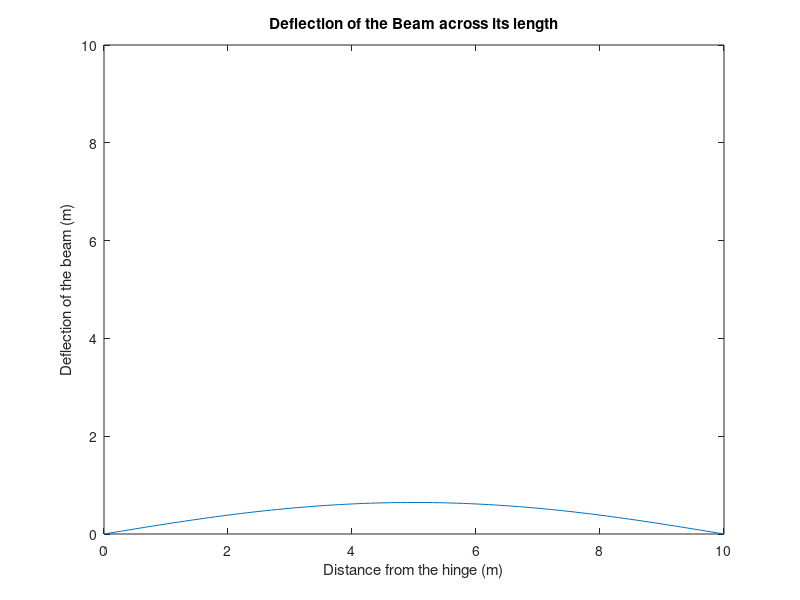

This chart was generated by the following MATLAB code:
%{
Name: Omar and Oliver
Assignment 1: Problem 4.8
Date: 09/06/23
Class: CECS 271
Instructor: Minhthong Nguyen
Purpose: Calculate the deflection across a beam with a uniform load
Last Update: 09/07/2023
%}

x = 0:0.1:10; %generate the x-axis data points a vector from 0 to 10 
                %with a step size of 0.1
% a = sqrt(0.1)
% W EI/T^2 = 1 so we don't need to include it

num = cosh(sqrt(0.1)*(5-x(:))); %numerator of the formula
den = cosh(sqrt(0.1)*5); %denominator of the formula
wx = 0.05*x(:); %the multiplication of Wx/2T
lx = 10 - x(:); %the subtraction of L-10

y = (num(:)./den(:) - 1) + wx(:).*lx(:); %the final formula:
                                         % num/den + wx*lx

plot(x,y) %plot the y vs x graph
axis([0 10 0 10]) %rescale the axis
title("Deflection of the Beam across its length") %title the graph
xlabel("Distance from the hinge (m)") %title the x-axis
ylabel("Deflection of the beam (m)") %title the y-axis